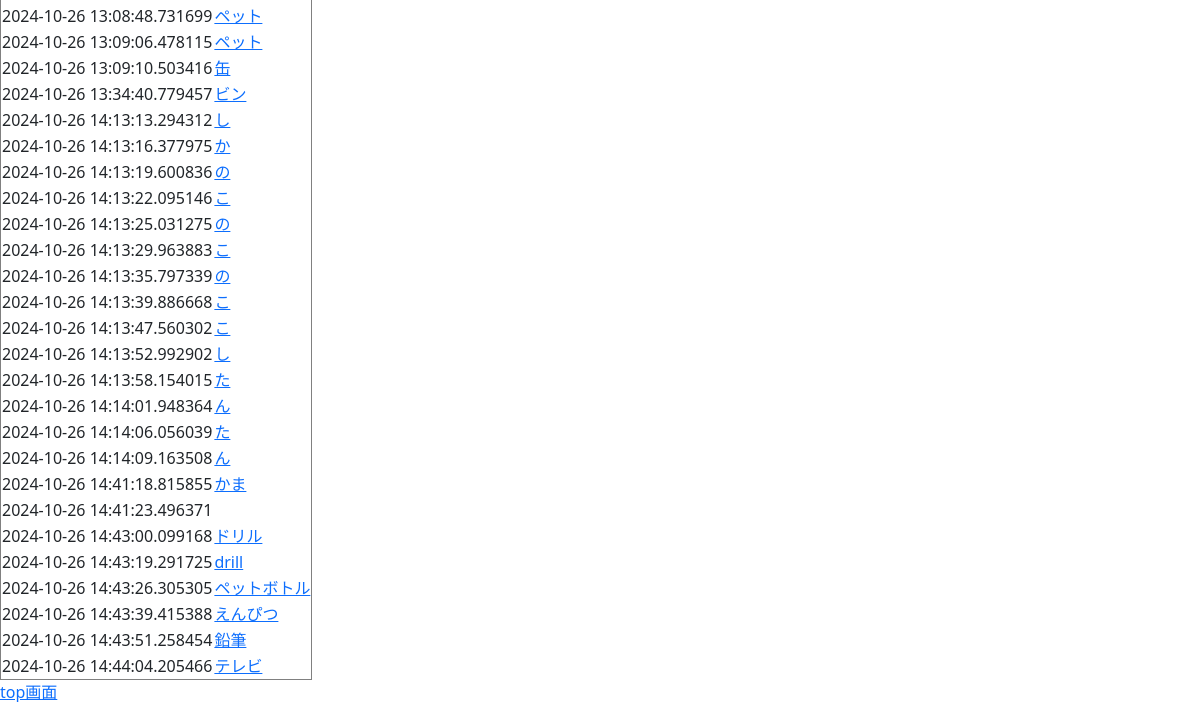
Before: /history (lower part) with the older database file.
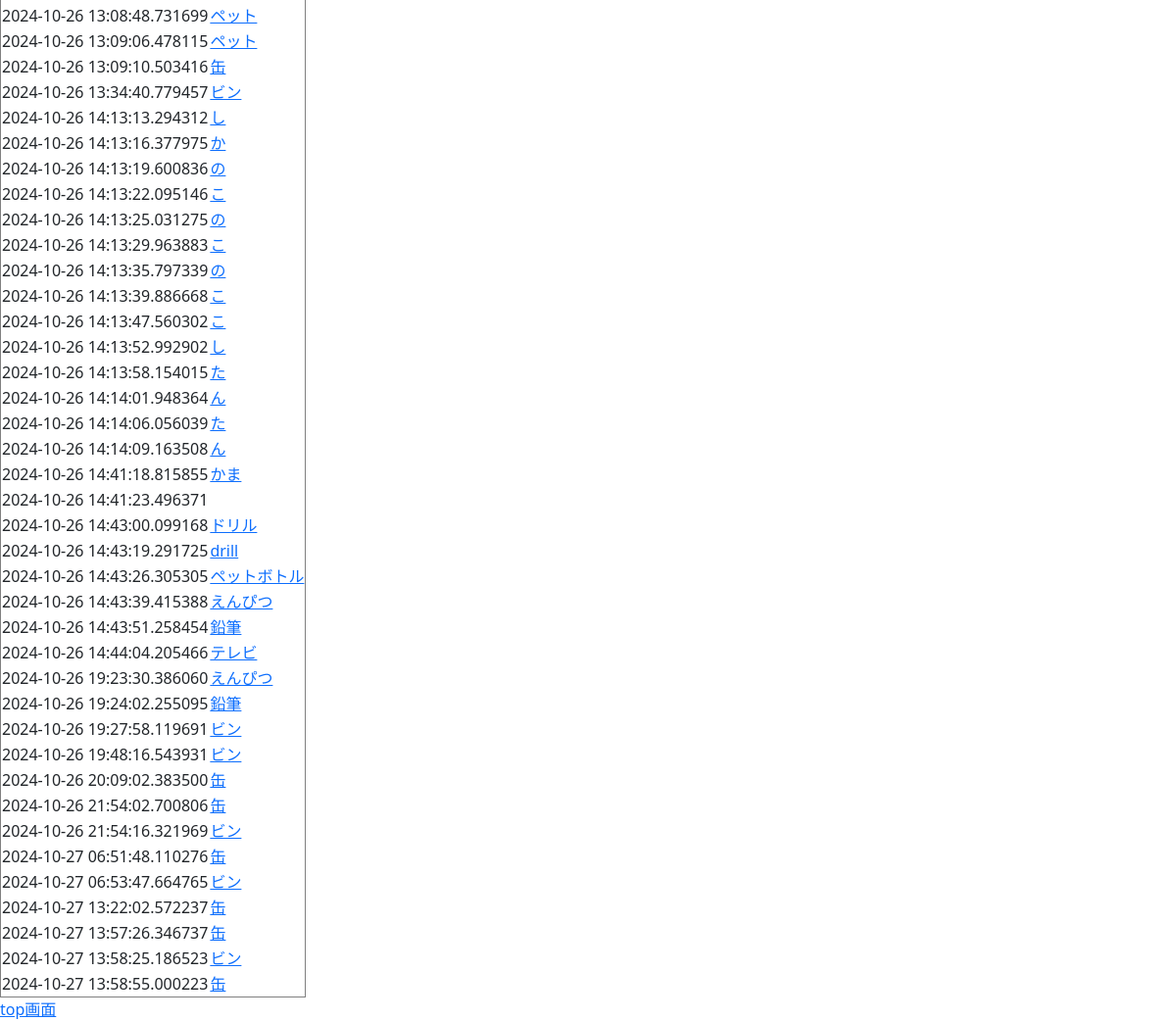
After: the same page with the newer database file.
### jikkou.py (models this page shows)
class Rireki(Model):
    gomi = CharField()
    time = DateTimeField()
    class Meta:
        database = db

### jikkou.py (the view)
@app.route("/history")
def history():
    return render_template("history.html",Rireki=Rireki)

### templates/history.html (shortened to what this page needs)
{% extends "base.html" %}
{% block content %}
<table border="1">
{% for i in Rireki.select() %}
    <tr>
        <td>{{ i.time }}</td>
        <td><a href="/">{{ i.gomi }}</a></td>
    </tr>
{% endfor %}
</table>
<a href="/">top画面</a>
{% endblock %}

### templates/base.html (shortened to what this page needs)
<!DOCTYPE html>
<html lang="ja">
<head>
    <link rel="stylesheet" type="text/css" href="{{ url_for('static',filename='sanitize.css')}}">
    <link rel="stylesheet" type="text/css" href="{{ url_for('static',filename='gomi.css')}}">
    <link href="https://cdn.jsdelivr.net/npm/bootstrap@5.3.0/dist/css/bootstrap.min.css" rel="stylesheet">
</head>
<body>
    <br>
    <br>
    {% block content %} 内容 {% endblock %}
</body>
</html>

### static/sanitize.css (style rules this page uses)
html { cursor: default; line-height: 1.5; -moz-tab-size: 4; tab-size: 4; -webkit-tap-highlight-color: transparent ; -ms-text-size-adjust: 100%; -webkit-text-size-adjust: 100%; word-break: break-word; }
body { margin: 0; }
table { border-collapse: collapse; }

### static/gomi.css (style rules this page uses)
body { background-color: #ffffff; }

Changed rows visible on the page:
added Rireki: time "2024-10-26 19:23:30.386060", gomi "えんぴつ"
added Rireki: time "2024-10-26 19:24:02.255095", gomi "鉛筆"
added Rireki: time "2024-10-26 19:27:58.119691", gomi "ビン"
added Rireki: time "2024-10-26 19:48:16.543931", gomi "ビン"
added Rireki: time "2024-10-26 20:09:02.383500", gomi "缶"
added Rireki: time "2024-10-26 21:54:02.700806", gomi "缶"
added Rireki: time "2024-10-26 21:54:16.321969", gomi "ビン"
added Rireki: time "2024-10-27 06:51:48.110276", gomi "缶"
added Rireki: time "2024-10-27 06:53:47.664765", gomi "ビン"
added Rireki: time "2024-10-27 13:22:02.572237", gomi "缶"
added Rireki: time "2024-10-27 13:57:26.346737", gomi "缶"
added Rireki: time "2024-10-27 13:58:25.186523", gomi "ビン"
added Rireki: time "2024-10-27 13:58:55.000223", gomi "缶"
